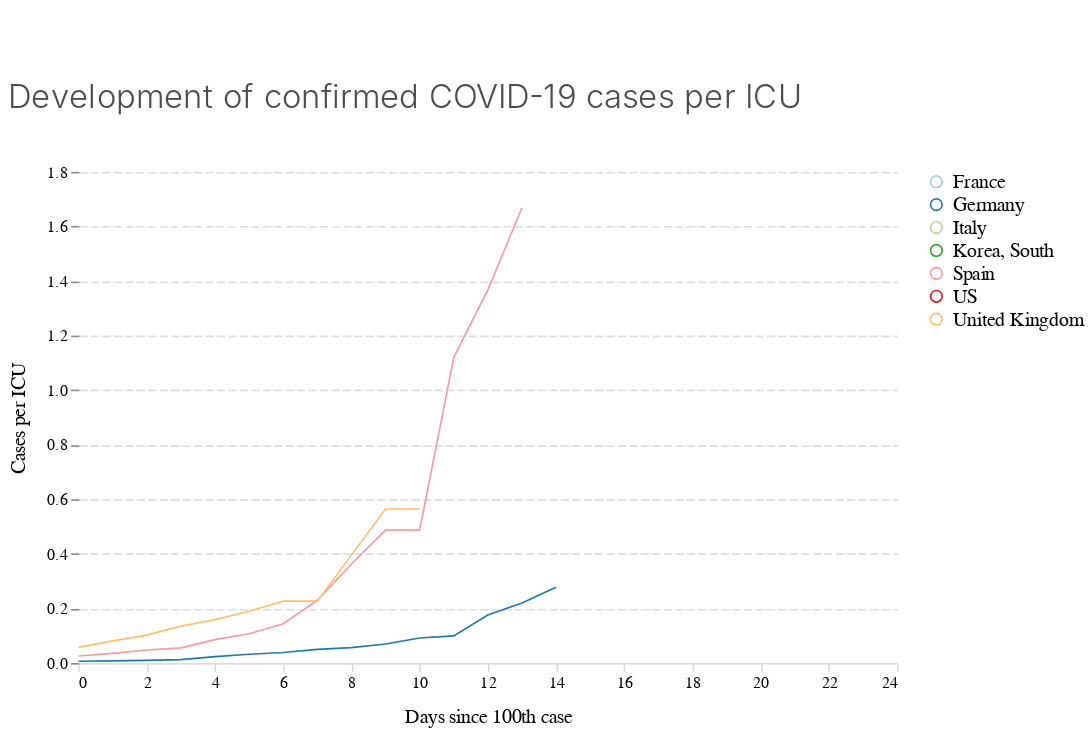

Notebook source saved alongside this figure:
### Code cell
chart_cases_per_icu

### Figure 1 — Vega-Lite specification as saved in the notebook (floating-point values rounded to 4 significant figures)
{"$schema": "https://vega.github.io/schema/vega-lite/v3.4.0.json", "config": {"area": {"fill": "#1696d2"}, "axisX": {"domain": true, "domainColor": "#DEDDDD", "domainDashOffset": 10, "domainWidth": 1, "grid": false, "labelAngle": 0, "labelFont": "Avenir", "labelFontSize": 10, "tickColor": "#DEDDDD", "titleFont": "Avenir", "titleFontSize": 12, "titleFontWeight": 400, "titlePadding": 10}, "axisY": {"domain": false, "domainDashOffset": 10, "grid": true, "gridColor": "#DEDDDD", "gridDash": [5, 2], "gridWidth": 1, "labelAngle": 0, "labelFont": "Avenir", "labelFontSize": 10, "titleFont": "Avenir", "titleFontSize": 12, "titleFontWeight": 400, "titlePadding": 10}, "bar": {"fill": "#1696d2", "strokeWidth": 0}, "guide-title": {"color": "Monospace", "font": "Avenir", "fontSize": 15}, "header": {"titleFontSize": 12, "titleFontWeight": 400}, "legend": {"labelFont": "Avenir", "labelFontSize": 12, "symbolSize": 50, "symbolType": "circle", "title": "", "titleFont": "Avenir", "titleFontSize": 12}, "line": {"color": "#1696d2", "stroke": "#1696d2", "strokeWidth": 1}, "path": {"stroke": "#1696d2"}, "point": {"filled": true}, "range": {"category": ["#a6cee3", "#1f78b4", "#b2df8a", "#33a02c", "#fb9a99", "#e31a1c", "#fdbf6f", "#ff7f00"], "diverging": ["#cfe8f3", "#a2d4ec", "#73bfe2", "#46abdb", "#1696d2", "#12719e"]}, "text": {"align": "right", "color": "#1696d2", "font": "Avenir", "fontSize": 12, "fontWeight": 400, "size": 11}, "title": {"anchor": "start", "color": "#4d4d4d", "font": "Avenir", "fontSize": 20, "fontWeight": 300, "lineHeight": 100, "offset": 30}, "trail": {"color": "#1696d2", "stroke": "#1696d2"}, "view": {"strokeWidth": 0}}, "data": {"name": "data-de1fbca42b89620318e1ec15194ae5cc"}, "datasets": {"data-de1fbca42b89620318e1ec15194ae5cc": [{"cases_per1m": 1.535, "cases_perICU": null, "country": "France", "date": "2020-02-29T00:00:00", "days_since100": 0, "perc_growth": null, "value": 100}, {"cases_per1m": 1.996, "cases_perICU": null, "country": "France", "date": "2020-03-01T00:00:00", "days_since100": 1, "perc_growth": 1.3, "value": 130}, {"cases_per1m": 2.933, "cases_perICU": null, "country": "France", "date": "2020-03-02T00:00:00", "days_since100": 2, "perc_growth": 1.469, "value": 191}, {"cases_per1m": 3.132, "cases_perICU": null, "country": "France", "date": "2020-03-03T00:00:00", "days_since100": 3, "perc_growth": 1.068, "value": 204}, {"cases_per1m": 4.422, "cases_perICU": null, "country": "France", "date": "2020-03-04T00:00:00", "days_since100": 4, "perc_growth": 1.412, "value": 288}, {"cases_per1m": 5.835, "cases_perICU": null, "country": "France", "date": "2020-03-05T00:00:00", "days_since100": 5, "perc_growth": 1.319, "value": 380}, {"cases_per1m": 10.07, "cases_perICU": null, "country": "France", "date": "2020-03-06T00:00:00", "days_since100": 6, "perc_growth": 1.726, "value": 656}, {"cases_per1m": 14.69, "cases_perICU": null, "country": "France", "date": "2020-03-07T00:00:00", "days_since100": 7, "perc_growth": 1.459, "value": 957}, {"cases_per1m": 17.41, "cases_perICU": null, "country": "France", "date": "2020-03-08T00:00:00", "days_since100": 8, "perc_growth": 1.185, "value": 1134}, {"cases_per1m": 18.69, "cases_perICU": null, "country": "France", "date": "2020-03-09T00:00:00", "days_since100": 9, "perc_growth": 1.073, "value": 1217}, {"cases_per1m": 27.51, "cases_perICU": null, "country": "France", "date": "2020-03-10T00:00:00", "days_since100": 10, "perc_growth": 1.472, "value": 1792}, {"cases_per1m": 35.15, "cases_perICU": null, "country": "France", "date": "2020-03-11T00:00:00", "days_since100": 11, "perc_growth": 1.277, "value": 2289}, {"cases_per1m": 35.15, "cases_perICU": null, "country": "France", "date": "2020-03-12T00:00:00", "days_since100": 12, "perc_growth": 1, "value": 2289}, {"cases_per1m": 56.38, "cases_perICU": null, "country": "France", "date": "2020-03-13T00:00:00", "days_since100": 13, "perc_growth": 1.604, "value": 3672}, {"cases_per1m": 68.79, "cases_perICU": null, "country": "France", "date": "2020-03-14T00:00:00", "days_since100": 14, "perc_growth": 1.22, "value": 4480}, {"cases_per1m": 69.29, "cases_perICU": null, "country": "France", "date": "2020-03-15T00:00:00", "days_since100": 15, "perc_growth": 1.007, "value": 4513}, {"cases_per1m": 1.557, "cases_perICU": 0.006226, "country": "Germany", "date": "2020-03-01T00:00:00", "days_since100": 0, "perc_growth": null, "value": 130}, {"cases_per1m": 1.904, "cases_perICU": 0.007615, "country": "Germany", "date": "2020-03-02T00:00:00", "days_since100": 1, "perc_growth": 1.223, "value": 159}, {"cases_per1m": 2.347, "cases_perICU": 0.009387, "country": "Germany", "date": "2020-03-03T00:00:00", "days_since100": 2, "perc_growth": 1.233, "value": 196}, {"cases_per1m": 3.137, "cases_perICU": 0.01255, "country": "Germany", "date": "2020-03-04T00:00:00", "days_since100": 3, "perc_growth": 1.337, "value": 262}, {"cases_per1m": 5.771, "cases_perICU": 0.02309, "country": "Germany", "date": "2020-03-05T00:00:00", "days_since100": 4, "perc_growth": 1.84, "value": 482}, {"cases_per1m": 8.022, "cases_perICU": 0.03209, "country": "Germany", "date": "2020-03-06T00:00:00", "days_since100": 5, "perc_growth": 1.39, "value": 670}, {"cases_per1m": 9.567, "cases_perICU": 0.03827, "country": "Germany", "date": "2020-03-07T00:00:00", "days_since100": 6, "perc_growth": 1.193, "value": 799}, {"cases_per1m": 12.45, "cases_perICU": 0.04981, "country": "Germany", "date": "2020-03-08T00:00:00", "days_since100": 7, "perc_growth": 1.302, "value": 1040}, {"cases_per1m": 14.08, "cases_perICU": 0.05632, "country": "Germany", "date": "2020-03-09T00:00:00", "days_since100": 8, "perc_growth": 1.131, "value": 1176}, {"cases_per1m": 17.45, "cases_perICU": 0.06978, "country": "Germany", "date": "2020-03-10T00:00:00", "days_since100": 9, "perc_growth": 1.239, "value": 1457}, {"cases_per1m": 22.85, "cases_perICU": 0.09138, "country": "Germany", "date": "2020-03-11T00:00:00", "days_since100": 10, "perc_growth": 1.31, "value": 1908}, {"cases_per1m": 24.88, "cases_perICU": 0.09952, "country": "Germany", "date": "2020-03-12T00:00:00", "days_since100": 11, "perc_growth": 1.089, "value": 2078}, {"cases_per1m": 44.0, "cases_perICU": 0.176, "country": "Germany", "date": "2020-03-13T00:00:00", "days_since100": 12, "perc_growth": 1.769, "value": 3675}, {"cases_per1m": 54.9, "cases_perICU": 0.2196, "country": "Germany", "date": "2020-03-14T00:00:00", "days_since100": 13, "perc_growth": 1.248, "value": 4585}, {"cases_per1m": 69.39, "cases_perICU": 0.2775, "country": "Germany", "date": "2020-03-15T00:00:00", "days_since100": 14, "perc_growth": 1.264, "value": 5795}, {"cases_per1m": 2.56, "cases_perICU": null, "country": "Italy", "date": "2020-02-23T00:00:00", "days_since100": 0, "perc_growth": null, "value": 155}, {"cases_per1m": 3.782, "cases_perICU": null, "country": "Italy", "date": "2020-02-24T00:00:00", "days_since100": 1, "perc_growth": 1.477, "value": 229}, {"cases_per1m": 5.318, "cases_perICU": null, "country": "Italy", "date": "2020-02-25T00:00:00", "days_since100": 2, "perc_growth": 1.406, "value": 322}, {"cases_per1m": 7.481, "cases_perICU": null, "country": "Italy", "date": "2020-02-26T00:00:00", "days_since100": 3, "perc_growth": 1.407, "value": 453}, {"cases_per1m": 10.82, "cases_perICU": null, "country": "Italy", "date": "2020-02-27T00:00:00", "days_since100": 4, "perc_growth": 1.446, "value": 655}, {"cases_per1m": 14.67, "cases_perICU": null, "country": "Italy", "date": "2020-02-28T00:00:00", "days_since100": 5, "perc_growth": 1.356, "value": 888}, {"cases_per1m": 18.63, "cases_perICU": null, "country": "Italy", "date": "2020-02-29T00:00:00", "days_since100": 6, "perc_growth": 1.27, "value": 1128}, {"cases_per1m": 27.98, "cases_perICU": null, "country": "Italy", "date": "2020-03-01T00:00:00", "days_since100": 7, "perc_growth": 1.502, "value": 1694}, {"cases_per1m": 33.63, "cases_perICU": null, "country": "Italy", "date": "2020-03-02T00:00:00", "days_since100": 8, "perc_growth": 1.202, "value": 2036}, {"cases_per1m": 41.32, "cases_perICU": null, "country": "Italy", "date": "2020-03-03T00:00:00", "days_since100": 9, "perc_growth": 1.229, "value": 2502}, {"cases_per1m": 51.02, "cases_perICU": null, "country": "Italy", "date": "2020-03-04T00:00:00", "days_since100": 10, "perc_growth": 1.235, "value": 3089}, {"cases_per1m": 63.72, "cases_perICU": null, "country": "Italy", "date": "2020-03-05T00:00:00", "days_since100": 11, "perc_growth": 1.249, "value": 3858}, {"cases_per1m": 76.56, "cases_perICU": null, "country": "Italy", "date": "2020-03-06T00:00:00", "days_since100": 12, "perc_growth": 1.202, "value": 4636}, {"cases_per1m": 97.16, "cases_perICU": null, "country": "Italy", "date": "2020-03-07T00:00:00", "days_since100": 13, "perc_growth": 1.269, "value": 5883}, {"cases_per1m": 121.8, "cases_perICU": null, "country": "Italy", "date": "2020-03-08T00:00:00", "days_since100": 14, "perc_growth": 1.254, "value": 7375}, {"cases_per1m": 151.5, "cases_perICU": null, "country": "Italy", "date": "2020-03-09T00:00:00", "days_since100": 15, "perc_growth": 1.244, "value": 9172}, {"cases_per1m": 167.6, "cases_perICU": null, "country": "Italy", "date": "2020-03-10T00:00:00", "days_since100": 16, "perc_growth": 1.107, "value": 10149}, {"cases_per1m": 205.8, "cases_perICU": null, "country": "Italy", "date": "2020-03-11T00:00:00", "days_since100": 17, "perc_growth": 1.228, "value": 12462}, {"cases_per1m": 205.8, "cases_perICU": null, "country": "Italy", "date": "2020-03-12T00:00:00", "days_since100": 18, "perc_growth": 1, "value": 12462}, {"cases_per1m": 291.7, "cases_perICU": null, "country": "Italy", "date": "2020-03-13T00:00:00", "days_since100": 19, "perc_growth": 1.417, "value": 17660}, {"cases_per1m": 349.4, "cases_perICU": null, "country": "Italy", "date": "2020-03-14T00:00:00", "days_since100": 20, "perc_growth": 1.198, "value": 21157}, {"cases_per1m": 408.7, "cases_perICU": null, "country": "Italy", "date": "2020-03-15T00:00:00", "days_since100": 21, "perc_growth": 1.17, "value": 24747}, {"cases_per1m": 2.03, "cases_perICU": null, "country": "Korea, South", "date": "2020-02-20T00:00:00", "days_since100": 0, "perc_growth": null, "value": 104}, {"cases_per1m": 3.982, "cases_perICU": null, "country": "Korea, South", "date": "2020-02-21T00:00:00", "days_since100": 1, "perc_growth": 1.962, "value": 204}, {"cases_per1m": 8.453, "cases_perICU": null, "country": "Korea, South", "date": "2020-02-22T00:00:00", "days_since100": 2, "perc_growth": 2.123, "value": 433}, {"cases_per1m": 11.75, "cases_perICU": null, "country": "Korea, South", "date": "2020-02-23T00:00:00", "days_since100": 3, "perc_growth": 1.39, "value": 602}, {"cases_per1m": 16.26, "cases_perICU": null, "country": "Korea, South", "date": "2020-02-24T00:00:00", "days_since100": 4, "perc_growth": 1.384, "value": 833}, {"cases_per1m": 19.07, "cases_perICU": null, "country": "Korea, South", "date": "2020-02-25T00:00:00", "days_since100": 5, "perc_growth": 1.173, "value": 977}, {"cases_per1m": 24.62, "cases_perICU": null, "country": "Korea, South", "date": "2020-02-26T00:00:00", "days_since100": 6, "perc_growth": 1.291, "value": 1261}, {"cases_per1m": 34.48, "cases_perICU": null, "country": "Korea, South", "date": "2020-02-27T00:00:00", "days_since100": 7, "perc_growth": 1.4, "value": 1766}, {"cases_per1m": 45.62, "cases_perICU": null, "country": "Korea, South", "date": "2020-02-28T00:00:00", "days_since100": 8, "perc_growth": 1.323, "value": 2337}, {"cases_per1m": 61.49, "cases_perICU": null, "country": "Korea, South", "date": "2020-02-29T00:00:00", "days_since100": 9, "perc_growth": 1.348, "value": 3150}, {"cases_per1m": 72.93, "cases_perICU": null, "country": "Korea, South", "date": "2020-03-01T00:00:00", "days_since100": 10, "perc_growth": 1.186, "value": 3736}, {"cases_per1m": 84.63, "cases_perICU": null, "country": "Korea, South", "date": "2020-03-02T00:00:00", "days_since100": 11, "perc_growth": 1.16, "value": 4335}, {"cases_per1m": 101.2, "cases_perICU": null, "country": "Korea, South", "date": "2020-03-03T00:00:00", "days_since100": 12, "perc_growth": 1.196, "value": 5186}, {"cases_per1m": 109.7, "cases_perICU": null, "country": "Korea, South", "date": "2020-03-04T00:00:00", "days_since100": 13, "perc_growth": 1.084, "value": 5621}, {"cases_per1m": 118.8, "cases_perICU": null, "country": "Korea, South", "date": "2020-03-05T00:00:00", "days_since100": 14, "perc_growth": 1.083, "value": 6088}, {"cases_per1m": 128.7, "cases_perICU": null, "country": "Korea, South", "date": "2020-03-06T00:00:00", "days_since100": 15, "perc_growth": 1.083, "value": 6593}, {"cases_per1m": 137.5, "cases_perICU": null, "country": "Korea, South", "date": "2020-03-07T00:00:00", "days_since100": 16, "perc_growth": 1.068, "value": 7041}, {"cases_per1m": 142.8, "cases_perICU": null, "country": "Korea, South", "date": "2020-03-08T00:00:00", "days_since100": 17, "perc_growth": 1.039, "value": 7314}, {"cases_per1m": 146.0, "cases_perICU": null, "country": "Korea, South", "date": "2020-03-09T00:00:00", "days_since100": 18, "perc_growth": 1.022, "value": 7478}, {"cases_per1m": 146.7, "cases_perICU": null, "country": "Korea, South", "date": "2020-03-10T00:00:00", "days_since100": 19, "perc_growth": 1.005, "value": 7513}, {"cases_per1m": 151.4, "cases_perICU": null, "country": "Korea, South", "date": "2020-03-11T00:00:00", "days_since100": 20, "perc_growth": 1.032, "value": 7755}, {"cases_per1m": 153.6, "cases_perICU": null, "country": "Korea, South", "date": "2020-03-12T00:00:00", "days_since100": 21, "perc_growth": 1.015, "value": 7869}, {"cases_per1m": 155.8, "cases_perICU": null, "country": "Korea, South", "date": "2020-03-13T00:00:00", "days_since100": 22, "perc_growth": 1.014, "value": 7979}, {"cases_per1m": 157.9, "cases_perICU": null, "country": "Korea, South", "date": "2020-03-14T00:00:00", "days_since100": 23, "perc_growth": 1.013, "value": 8086}, {"cases_per1m": 159.3, "cases_perICU": null, "country": "Korea, South", "date": "2020-03-15T00:00:00", "days_since100": 24, "perc_growth": 1.009, "value": 8162}, {"cases_per1m": 2.568, "cases_perICU": 0.02568, "country": "Spain", "date": "2020-03-02T00:00:00", "days_since100": 0, "perc_growth": null, "value": 120}, {"cases_per1m": 3.53, "cases_perICU": 0.0353, "country": "Spain", "date": "2020-03-03T00:00:00", "days_since100": 1, "perc_growth": 1.375, "value": 165}, {"cases_per1m": 4.75, "cases_perICU": 0.0475, "country": "Spain", "date": "2020-03-04T00:00:00", "days_since100": 2, "perc_growth": 1.345, "value": 222}, {"cases_per1m": 5.542, "cases_perICU": 0.05542, "country": "Spain", "date": "2020-03-05T00:00:00", "days_since100": 3, "perc_growth": 1.167, "value": 259}, {"cases_per1m": 8.559, "cases_perICU": 0.08559, "country": "Spain", "date": "2020-03-06T00:00:00", "days_since100": 4, "perc_growth": 1.544, "value": 400}, {"cases_per1m": 10.7, "cases_perICU": 0.107, "country": "Spain", "date": "2020-03-07T00:00:00", "days_since100": 5, "perc_growth": 1.25, "value": 500}, {"cases_per1m": 14.4, "cases_perICU": 0.144, "country": "Spain", "date": "2020-03-08T00:00:00", "days_since100": 6, "perc_growth": 1.346, "value": 673}, {"cases_per1m": 22.96, "cases_perICU": 0.2296, "country": "Spain", "date": "2020-03-09T00:00:00", "days_since100": 7, "perc_growth": 1.594, "value": 1073}, {"cases_per1m": 36.27, "cases_perICU": 0.3627, "country": "Spain", "date": "2020-03-10T00:00:00", "days_since100": 8, "perc_growth": 1.58, "value": 1695}, {"cases_per1m": 48.72, "cases_perICU": 0.4872, "country": "Spain", "date": "2020-03-11T00:00:00", "days_since100": 9, "perc_growth": 1.343, "value": 2277}, {"cases_per1m": 48.72, "cases_perICU": 0.4872, "country": "Spain", "date": "2020-03-12T00:00:00", "days_since100": 10, "perc_growth": 1, "value": 2277}, {"cases_per1m": 111.9, "cases_perICU": 1.119, "country": "Spain", "date": "2020-03-13T00:00:00", "days_since100": 11, "perc_growth": 2.298, "value": 5232}, {"cases_per1m": 136.7, "cases_perICU": 1.367, "country": "Spain", "date": "2020-03-14T00:00:00", "days_since100": 12, "perc_growth": 1.222, "value": 6391}, {"cases_per1m": 166.8, "cases_perICU": 1.668, "country": "Spain", "date": "2020-03-15T00:00:00", "days_since100": 13, "perc_growth": 1.22, "value": 7798}, {"cases_per1m": 0.3586, "cases_perICU": null, "country": "US", "date": "2020-03-03T00:00:00", "days_since100": 0, "perc_growth": null, "value": 118}, {"cases_per1m": 0.4528, "cases_perICU": null, "country": "US", "date": "2020-03-04T00:00:00", "days_since100": 1, "perc_growth": 1.263, "value": 149}, {"cases_per1m": 0.6594, "cases_perICU": null, "country": "US", "date": "2020-03-05T00:00:00", "days_since100": 2, "perc_growth": 1.456, "value": 217}, {"cases_per1m": 0.7962, "cases_perICU": null, "country": "US", "date": "2020-03-06T00:00:00", "days_since100": 3, "perc_growth": 1.207, "value": 262}, {"cases_per1m": 1.222, "cases_perICU": null, "country": "US", "date": "2020-03-07T00:00:00", "days_since100": 4, "perc_growth": 1.534, "value": 402}, {"cases_per1m": 1.574, "cases_perICU": null, "country": "US", "date": "2020-03-08T00:00:00", "days_since100": 5, "perc_growth": 1.289, "value": 518}, {"cases_per1m": 1.772, "cases_perICU": null, "country": "US", "date": "2020-03-09T00:00:00", "days_since100": 6, "perc_growth": 1.125, "value": 583}, {"cases_per1m": 2.914, "cases_perICU": null, "country": "US", "date": "2020-03-10T00:00:00", "days_since100": 7, "perc_growth": 1.645, "value": 959}, {"cases_per1m": 3.893, "cases_perICU": null, "country": "US", "date": "2020-03-11T00:00:00", "days_since100": 8, "perc_growth": 1.336, "value": 1281}, {"cases_per1m": 5.054, "cases_perICU": null, "country": "US", "date": "2020-03-12T00:00:00", "days_since100": 9, "perc_growth": 1.298, "value": 1663}, {"cases_per1m": 6.622, "cases_perICU": null, "country": "US", "date": "2020-03-13T00:00:00", "days_since100": 10, "perc_growth": 1.31, "value": 2179}, {"cases_per1m": 8.287, "cases_perICU": null, "country": "US", "date": "2020-03-14T00:00:00", "days_since100": 11, "perc_growth": 1.251, "value": 2727}, {"cases_per1m": 10.63, "cases_perICU": null, "country": "US", "date": "2020-03-15T00:00:00", "days_since100": 12, "perc_growth": 1.283, "value": 3499}, {"cases_per1m": 1.718, "cases_perICU": 0.05726, "country": "United Kingdom", "date": "2020-03-05T00:00:00", "days_since100": 0, "perc_growth": null, "value": 116}, {"cases_per1m": 2.429, "cases_perICU": 0.08095, "country": "United Kingdom", "date": "2020-03-06T00:00:00", "days_since100": 1, "perc_growth": 1.414, "value": 164}, {"cases_per1m": 3.065, "cases_perICU": 0.1022, "country": "United Kingdom", "date": "2020-03-07T00:00:00", "days_since100": 2, "perc_growth": 1.262, "value": 207}, {"cases_per1m": 4.057, "cases_perICU": 0.1352, "country": "United Kingdom", "date": "2020-03-08T00:00:00", "days_since100": 3, "perc_growth": 1.324, "value": 274}, {"cases_per1m": 4.768, "cases_perICU": 0.1589, "country": "United Kingdom", "date": "2020-03-09T00:00:00", "days_since100": 4, "perc_growth": 1.175, "value": 322}, {"cases_per1m": 5.686, "cases_perICU": 0.1895, "country": "United Kingdom", "date": "2020-03-10T00:00:00", "days_since100": 5, "perc_growth": 1.193, "value": 384}, {"cases_per1m": 6.797, "cases_perICU": 0.2266, "country": "United Kingdom", "date": "2020-03-11T00:00:00", "days_since100": 6, "perc_growth": 1.195, "value": 459}, {"cases_per1m": 6.797, "cases_perICU": 0.2266, "country": "United Kingdom", "date": "2020-03-12T00:00:00", "days_since100": 7, "perc_growth": 1, "value": 459}, {"cases_per1m": 11.86, "cases_perICU": 0.3954, "country": "United Kingdom", "date": "2020-03-13T00:00:00", "days_since100": 8, "perc_growth": 1.745, "value": 801}, {"cases_per1m": 16.93, "cases_perICU": 0.5642, "country": "United Kingdom", "date": "2020-03-14T00:00:00", "days_since100": 9, "perc_growth": 1.427, "value": 1143}, {"cases_per1m": 16.94, "cases_perICU": 0.5647, "country": "United Kingdom", "date": "2020-03-15T00:00:00", "days_since100": 10, "perc_growth": 1.001, "value": 1144}]}, "encoding": {"color": {"field": "country", "type": "nominal"}, "x": {"field": "days_since100", "title": "Days since 100th case", "type": "quantitative"}, "y": {"field": "cases_perICU", "title": "Cases per ICU", "type": "quantitative"}}, "height": 300, "mark": "line", "padding": {"bottom": 5, "left": 5, "right": 5, "top": 50}, "title": "Development of confirmed COVID-19 cases per ICU", "width": 500}
